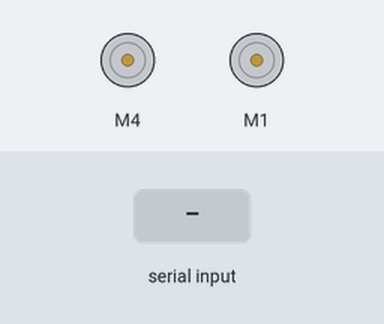
The sketch below on a simulated Arduino Uno, built with avr-gcc and run on an emulated ATmega328P. On the bench: 2 × DC motor (green arrow = forward, orange = backward, longer = faster). The inputs (shaded band) are chosen by the test bench.

Above: at 1.2 s.
1.3 s: "2" received over the second serial link
At 2.3 s:
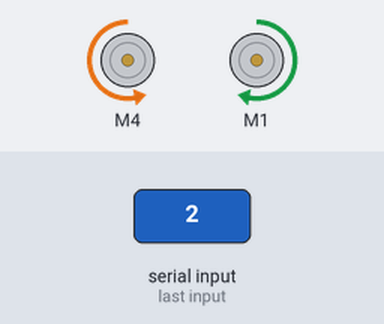
Timing chart, 0 to 4.3 s (numbered marks = the images above; inputs shaded):
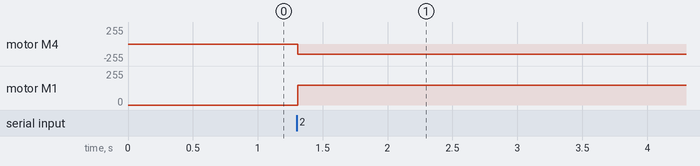

Measured:
- after the input at 1.3 s, motor M4: stopped → backward 150/255 at once; motor M1: stopped → forward 150/255 at once

The sketch:

BluetoothTank.ino
```cpp
#include <Wire.h>
#include <Adafruit_MotorShield.h>
#include "utility/Adafruit_PWMServoDriver.h"
#include <SoftwareSerial.h>

#define RXD_PIN 7
#define TXD_PIN 6
#define TURN_LEFT '4'
#define TURN_RIGHT '6'
#define MOVE_FORWARD '8'
#define MOVE_REVERSE '2'
#define STOP_MOTORS '5'

SoftwareSerial BlueTooth(RXD_PIN,TXD_PIN);
Adafruit_MotorShield AFMS = Adafruit_MotorShield();
Adafruit_DCMotor *rightMotor = AFMS.getMotor(1);
Adafruit_DCMotor *leftMotor = AFMS.getMotor(4);

int BluetoothData;
int leftSpeed = 150;
int rightSpeed = 150;

void setup()
{
	BlueTooth.begin(9600);
	AFMS.begin();

	leftMotor->setSpeed(150);
	rightMotor->setSpeed(150);

	BlueTooth.println("Setup Complete");
}

void loop()
{
	if (BlueTooth.isListening()) {
		while(!BlueTooth.available());
		switch (BlueTooth.read())
		{
		case TURN_LEFT:
			BlueTooth.println("TURN LEFT");
			leftMotor->run(FORWARD);
			rightMotor->run(FORWARD);
			break;
		case TURN_RIGHT:
			BlueTooth.println("TURN RIGHT");
			leftMotor->run(BACKWARD);
			rightMotor->run(BACKWARD);
			break;
		case MOVE_FORWARD:
			BlueTooth.println("FORWARD");
			leftMotor->run(FORWARD);
			rightMotor->run(BACKWARD);
			break;
		case MOVE_REVERSE:
			BlueTooth.println("REVERSE");
			leftMotor->run(BACKWARD);
			rightMotor->run(FORWARD);
			break;
		case STOP_MOTORS:
			BlueTooth.println("STOP");
			leftMotor->run(RELEASE);
			rightMotor->run(RELEASE);
			break;
		}
		delay(50);
	}
	else{
		BlueTooth.println("CONNECTION LOST");
		leftMotor->run(RELEASE);
		rightMotor->run(RELEASE);
	}
}
```
